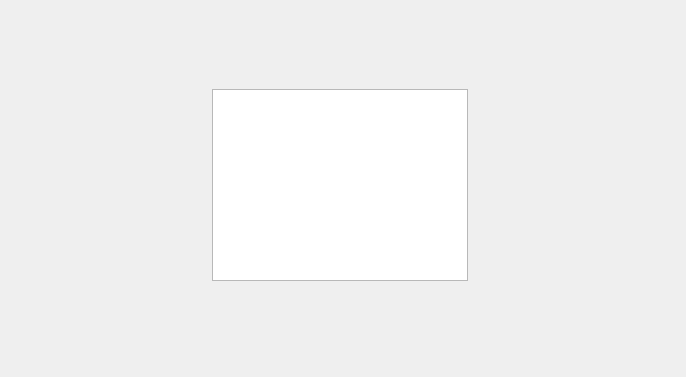
<?xml version="1.0" encoding="UTF-8"?>
<ui version="4.0">
 <class>Widget</class>
 <widget class="QWidget" name="Widget">
  <property name="geometry">
   <rect>
    <x>0</x>
    <y>0</y>
    <width>686</width>
    <height>377</height>
   </rect>
  </property>
  <property name="windowTitle">
   <string>Widget</string>
  </property>
  <widget class="QWidget" name="gridLayoutWidget">
   <property name="geometry">
    <rect>
     <x>0</x>
     <y>0</y>
     <width>681</width>
     <height>371</height>
    </rect>
   </property>
   <layout class="QGridLayout" name="gridLayout">
    <property name="sizeConstraint">
     <enum>QLayout::SetDefaultConstraint</enum>
    </property>
    <item row="0" column="0">
     <widget class="QListWidget" name="listWidget">
      <property name="sizePolicy">
       <sizepolicy hsizetype="Fixed" vsizetype="Fixed">
        <horstretch>0</horstretch>
        <verstretch>0</verstretch>
       </sizepolicy>
      </property>
     </widget>
    </item>
   </layout>
  </widget>
 </widget>
 <resources/>
 <connections/>
</ui>
